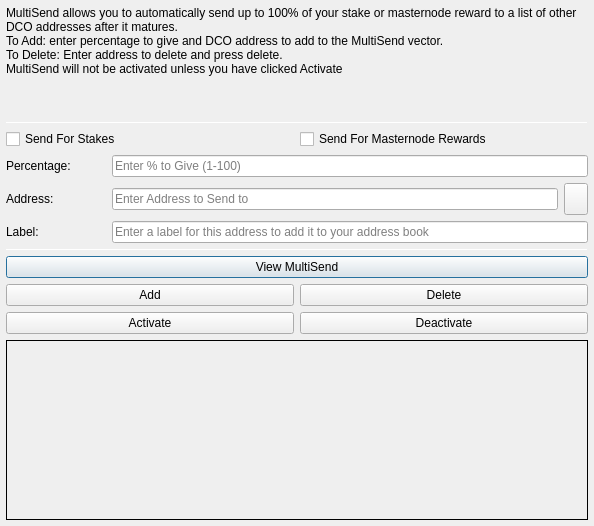
<?xml version="1.0" encoding="UTF-8"?>
<ui version="4.0">
 <class>MultiSendDialog</class>
 <widget class="QDialog" name="MultiSendDialog">
  <property name="windowModality">
   <enum>Qt::NonModal</enum>
  </property>
  <property name="geometry">
   <rect>
    <x>0</x>
    <y>0</y>
    <width>594</width>
    <height>526</height>
   </rect>
  </property>
  <property name="windowTitle">
   <string>MultiSend</string>
  </property>
  <layout class="QVBoxLayout" name="verticalLayout" stretch="0">
   <property name="leftMargin">
    <number>6</number>
   </property>
   <property name="topMargin">
    <number>6</number>
   </property>
   <property name="rightMargin">
    <number>6</number>
   </property>
   <property name="bottomMargin">
    <number>6</number>
   </property>
   <item>
    <layout class="QVBoxLayout" name="verticalLayout_Main" stretch="1,1,1,0,1,1,1">
     <item>
      <widget class="QLabel" name="label_2">
       <property name="lineWidth">
        <number>1</number>
       </property>
       <property name="text">
        <string>MultiSend allows you to automatically send up to 100% of your stake or masternode reward to a list of other DCO addresses after it matures.
To Add: enter percentage to give and DCO address to add to the MultiSend vector.
To Delete: Enter address to delete and press delete.
MultiSend will not be activated unless you have clicked Activate</string>
       </property>
       <property name="alignment">
        <set>Qt::AlignLeading|Qt::AlignLeft|Qt::AlignTop</set>
       </property>
       <property name="wordWrap">
        <bool>true</bool>
       </property>
      </widget>
     </item>
     <item>
      <widget class="Line" name="line">
       <property name="minimumSize">
        <size>
         <width>0</width>
         <height>1</height>
        </size>
       </property>
       <property name="maximumSize">
        <size>
         <width>16777215</width>
         <height>1</height>
        </size>
       </property>
       <property name="orientation">
        <enum>Qt::Horizontal</enum>
       </property>
      </widget>
     </item>
     <item>
      <layout class="QVBoxLayout" name="verticalLayout_Settings">
       <item>
        <layout class="QHBoxLayout" name="horizontalLayout">
         <item>
          <widget class="QCheckBox" name="multiSendStakeCheckBox">
           <property name="text">
            <string>Send For Stakes</string>
           </property>
          </widget>
         </item>
         <item>
          <widget class="QCheckBox" name="multiSendMasternodeCheckBox">
           <property name="text">
            <string>Send For Masternode Rewards</string>
           </property>
          </widget>
         </item>
        </layout>
       </item>
       <item>
        <layout class="QHBoxLayout" name="horizontalLayout_6">
         <item>
          <widget class="QLabel" name="label">
           <property name="minimumSize">
            <size>
             <width>100</width>
             <height>0</height>
            </size>
           </property>
           <property name="toolTip">
            <string>Percentage of stake to send</string>
           </property>
           <property name="text">
            <string>Percentage:</string>
           </property>
          </widget>
         </item>
         <item>
          <widget class="QLineEdit" name="multiSendPercentEdit">
           <property name="toolTip">
            <string>Enter whole numbers 1 - 100</string>
           </property>
           <property name="placeholderText">
            <string>Enter % to Give (1-100)</string>
           </property>
          </widget>
         </item>
        </layout>
       </item>
       <item>
        <layout class="QHBoxLayout" name="horizontalLayout_7">
         <item>
          <widget class="QLabel" name="label_5">
           <property name="minimumSize">
            <size>
             <width>100</width>
             <height>0</height>
            </size>
           </property>
           <property name="toolTip">
            <string>Address to send portion of stake to</string>
           </property>
           <property name="text">
            <string>Address:</string>
           </property>
          </widget>
         </item>
         <item>
          <widget class="QLineEdit" name="multiSendAddressEdit">
           <property name="toolTip">
            <string/>
           </property>
           <property name="placeholderText">
            <string>Enter Address to Send to</string>
           </property>
          </widget>
         </item>
         <item>
          <widget class="QToolButton" name="addressBookButton">
           <property name="maximumSize">
            <size>
             <width>16777215</width>
             <height>32</height>
            </size>
           </property>
           <property name="toolTip">
            <string>Choose an address from the address book</string>
           </property>
           <property name="text">
            <string/>
           </property>
           <property name="icon">
            <iconset resource="../dropcoin.qrc">
             <normaloff>:/icons/address-book</normaloff>:/icons/address-book</iconset>
           </property>
           <property name="shortcut">
            <string>Alt+A</string>
           </property>
          </widget>
         </item>
        </layout>
       </item>
      </layout>
     </item>
     <item>
      <layout class="QHBoxLayout" name="horizontalLayout_3">
       <item>
        <widget class="QLabel" name="label_3">
         <property name="minimumSize">
          <size>
           <width>100</width>
           <height>0</height>
          </size>
         </property>
         <property name="text">
          <string>Label:</string>
         </property>
        </widget>
       </item>
       <item>
        <widget class="QLineEdit" name="labelAddressLabelEdit">
         <property name="placeholderText">
          <string>Enter a label for this address to add it to your address book</string>
         </property>
        </widget>
       </item>
      </layout>
     </item>
     <item>
      <widget class="Line" name="line_2">
       <property name="minimumSize">
        <size>
         <width>0</width>
         <height>1</height>
        </size>
       </property>
       <property name="maximumSize">
        <size>
         <width>16777215</width>
         <height>1</height>
        </size>
       </property>
       <property name="orientation">
        <enum>Qt::Horizontal</enum>
       </property>
      </widget>
     </item>
     <item>
      <layout class="QVBoxLayout" name="verticalLayout_Buttons">
       <item>
        <layout class="QHBoxLayout" name="horizontalLayout_4">
         <item>
          <widget class="QPushButton" name="viewButton">
           <property name="toolTip">
            <string/>
           </property>
           <property name="statusTip">
            <string>View MultiSend Vector</string>
           </property>
           <property name="text">
            <string>View MultiSend</string>
           </property>
          </widget>
         </item>
        </layout>
       </item>
       <item>
        <layout class="QHBoxLayout" name="horizontalLayout_2">
         <item>
          <widget class="QPushButton" name="addButton">
           <property name="toolTip">
            <string/>
           </property>
           <property name="statusTip">
            <string>Add to MultiSend Vector</string>
           </property>
           <property name="text">
            <string>Add</string>
           </property>
          </widget>
         </item>
         <item>
          <widget class="QPushButton" name="deleteButton">
           <property name="toolTip">
            <string/>
           </property>
           <property name="statusTip">
            <string>Delete Address From MultiSend Vector</string>
           </property>
           <property name="text">
            <string>Delete</string>
           </property>
          </widget>
         </item>
        </layout>
       </item>
       <item>
        <layout class="QHBoxLayout" name="horizontalLayout_5">
         <item>
          <widget class="QPushButton" name="activateButton">
           <property name="statusTip">
            <string>Activate MultiSend</string>
           </property>
           <property name="text">
            <string>Activate</string>
           </property>
          </widget>
         </item>
         <item>
          <widget class="QPushButton" name="disableButton">
           <property name="statusTip">
            <string>Deactivate MultiSend</string>
           </property>
           <property name="text">
            <string>Deactivate</string>
           </property>
          </widget>
         </item>
        </layout>
       </item>
      </layout>
     </item>
     <item>
      <widget class="QLabel" name="message">
       <property name="minimumSize">
        <size>
         <width>0</width>
         <height>180</height>
        </size>
       </property>
       <property name="frameShape">
        <enum>QFrame::Panel</enum>
       </property>
       <property name="frameShadow">
        <enum>QFrame::Plain</enum>
       </property>
       <property name="lineWidth">
        <number>1</number>
       </property>
       <property name="midLineWidth">
        <number>1</number>
       </property>
       <property name="text">
        <string/>
       </property>
       <property name="alignment">
        <set>Qt::AlignLeading|Qt::AlignLeft|Qt::AlignTop</set>
       </property>
       <property name="wordWrap">
        <bool>true</bool>
       </property>
      </widget>
     </item>
    </layout>
   </item>
  </layout>
 </widget>
 <resources>
  <include location="../dropcoin.qrc"/>
 </resources>
 <connections/>
</ui>
